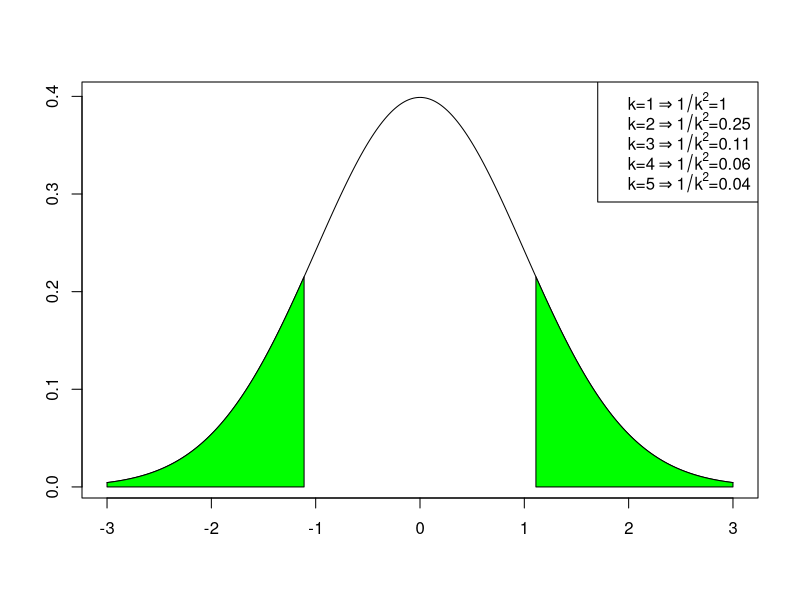

Recreate this plot in R.
x   <- seq(-3, 3, length.out=301)
lim <- 1.1111
pdf("pic_tschebyscheff.pdf", width=10, height=5)
plot(x, dnorm(x), xlab="", ylab="", type="l")
px <- c(min(x), x[x< -lim], -lim, -lim)
py <- c(0, dnorm(x[x< -lim]), dnorm(-lim), 0)
polygon(px, py, col="green")
#px <- c(-lim, -lim, x[(x>-lim) & (x<lim)], lim, lim)
#py <- c(0, dnorm(-lim), dnorm(x[(x>-lim) & (x<lim)]), dnorm(lim), 0)
#polygon(px, py, col="lightblue")
px <- c(lim, lim, x[x>lim], max(x))
py <- c(0, dnorm(lim), dnorm(x[x>lim]), 0)
polygon(px, py, col="green")#
lexpr <- vector("expression", 5) 
for (k in 1:5) 
  lexpr[k] = substitute(expression(paste("k=", i %=>% 1/k^2, "=", j)), 
                        list(i=k, j=round(1/k^2,2)))[2]
legend("topright", legend=lexpr)
dev.off()
